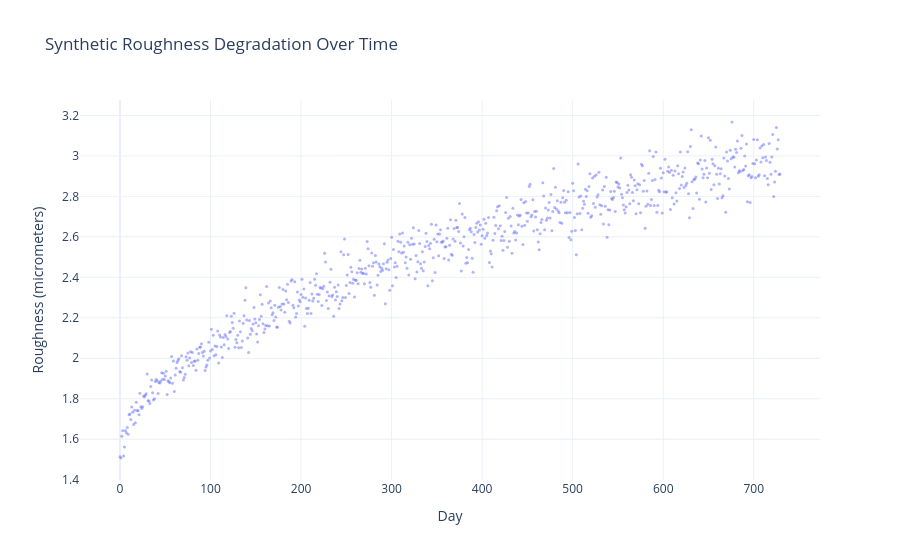

Notebook code cell kept with this figure:
### Code cell
import plotly.graph_objects as go

fig = go.Figure()
fig.add_trace(go.Scatter(x=df['day'], y=df['roughness_m']*1e6, mode='markers',
                          marker=dict(size=3, opacity=0.5), name='Synthetic roughness'))
fig.update_layout(title='Synthetic Roughness Degradation Over Time',
                   xaxis_title='Day', yaxis_title='Roughness (micrometers)',
                   template='plotly_white')
fig.show()

### Figure 1 — Plotly figure (JSON) as saved in the notebook; plotly's stock layout.template omitted (floating-point values rounded to 4 significant figures; data arrays with more than 128 entries replaced by an {"elided": "..."} marker saying what was removed)
{"data": [{"marker": {"opacity": 0.5, "size": 3}, "mode": "markers", "name": "Synthetic roughness", "type": "scatter", "x": {"elided": "730 int values"}, "y": {"elided": "730 float values"}}], "layout": {"title": {"text": "Synthetic Roughness Degradation Over Time"}, "xaxis": {"title": {"text": "Day"}}, "yaxis": {"title": {"text": "Roughness (micrometers)"}}}}
